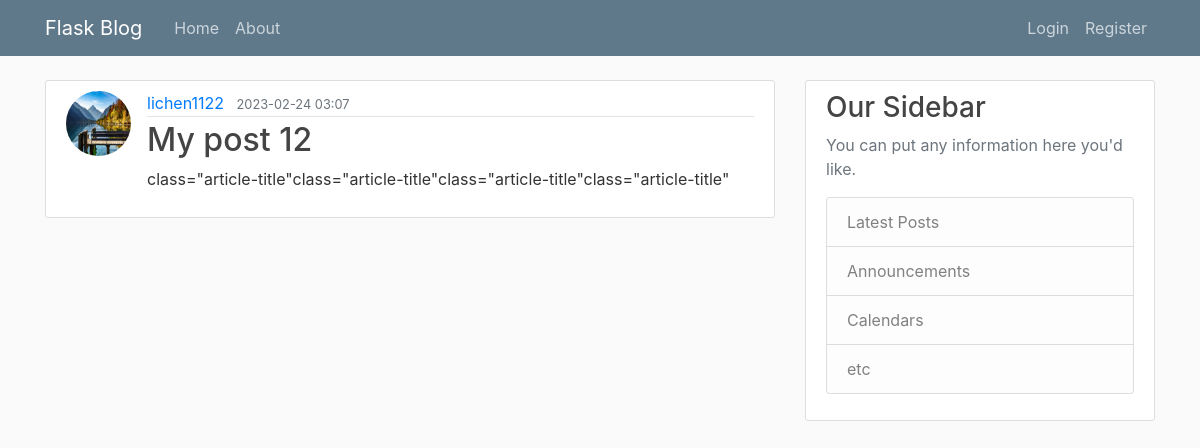
Page /post/13 on the committed database.
### flaskblog/models.py (models this page shows, shortened)
class User(db.Model, UserMixin):
    id = db.Column(db.Integer, primary_key = True )
    username = db.Column(db.String(20), unique=True, nullable=False)
    email = db.Column(db.String(120), unique=True, nullable=False)
    image_file = db.Column(db.String(20), nullable=False, default='default.jpg')
    password = db.Column(db.String(60), nullable=False)
    posts = db.relationship('Post', back_populates='author', lazy=True)

class Post(db.Model):
    id = db.Column(db.Integer, primary_key=True)
    title = db.Column(db.String(100), nullable=False)
    date_posted = db.Column(db.DateTime, nullable=False, default=datetime.utcnow())
    content = db.Column(db.Text, nullable=False)
    author_id = db.Column(db.Integer, db.ForeignKey("user.id"), nullable=False)
    author = db.relationship('User', back_populates='posts', lazy=True)

### flaskblog/routes.py (the view)
@app.route("/post/<int:post_id>", methods = ['GET', 'POST', 'PUT'])
def post(post_id):
    post = Post.query.get_or_404(post_id)
    return render_template('post.html', title=post.title, post=post , legend='new_post')

### flaskblog/templates/post.html (shortened to what this page needs)
{% extends "layout.html" %}
{% block content %}
    <article class="media content-section">
        <img class= "rounded-circle article-img" src="{{ url_for('static',filename='profile_pics/'+post.author.image_file) }}" alt="{{ post.author.username }}">
      <div class="media-body">
        <div class="article-metadata">
          <a class="mr-2" href="#">{{ post.author.username }}</a>
          <small class="text-muted">{{ post.date_posted.strftime("%Y-%m-%d %H:%M") }}</small>
        </div>
        <h2 class="article-title">{{ post.title }}</h2>
        <p class="article-content">{{ post.content }}</p>
      </div>
    </article>
{% endblock content %}

### flaskblog/static/main.css (style rules this page uses)
body { background: #fafafa; color: #333333; margin-top: 5rem; }
h1, h2, h3, h4, h5, h6 { color: #444444; }
.content-section { background: #ffffff; padding: 10px 20px; border: 1px solid #dddddd; border-radius: 3px; margin-bottom: 20px; }
.article-title { color: #444444; }
.article-content { white-space: pre-line; }
.article-img { height: 65px; width: 65px; margin-right: 16px; }
.article-metadata { padding-bottom: 1px; margin-bottom: 4px; border-bottom: 1px solid #e3e3e3 }

### rows in the picture
User: image_file (picture), author.username "lichen1122"
Post: date_posted "2023-02-24 03:07", title "My post 12", content "class=\"article-title\"class=\"article-title\"class=\"article-title\"class=\"article-title\""
